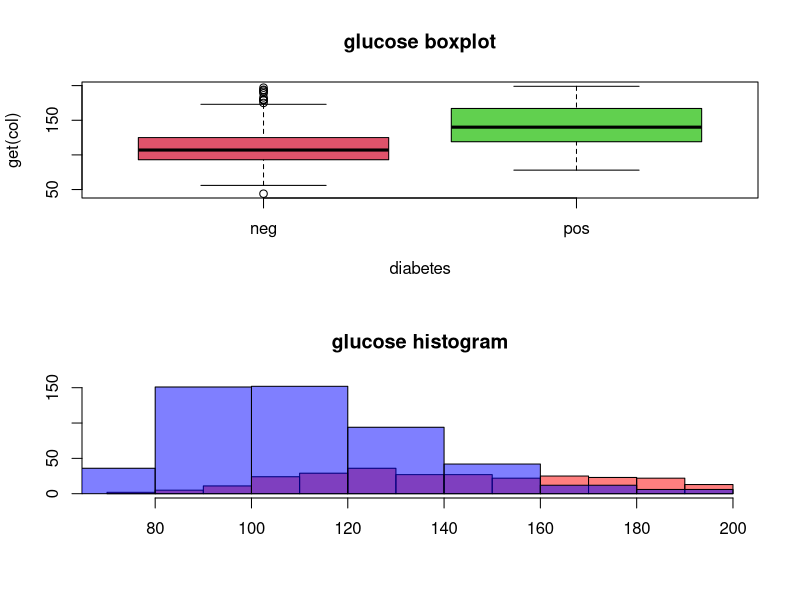
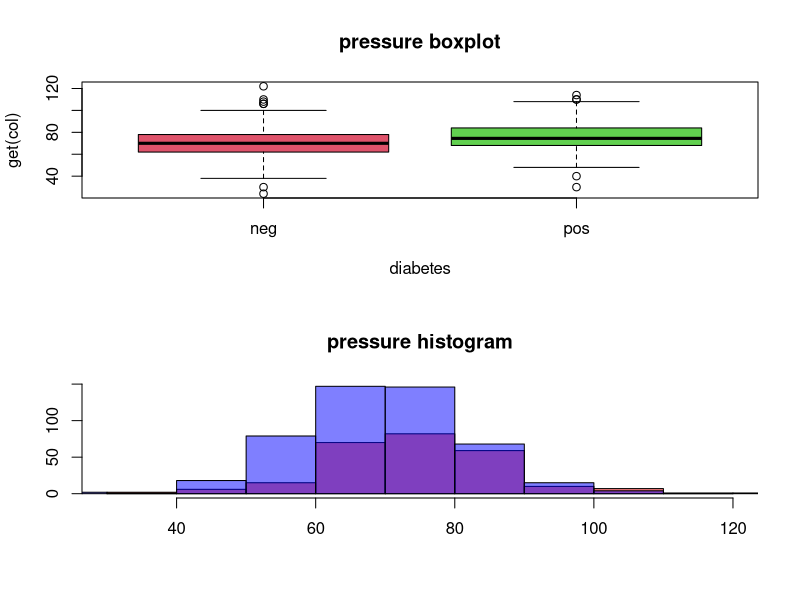
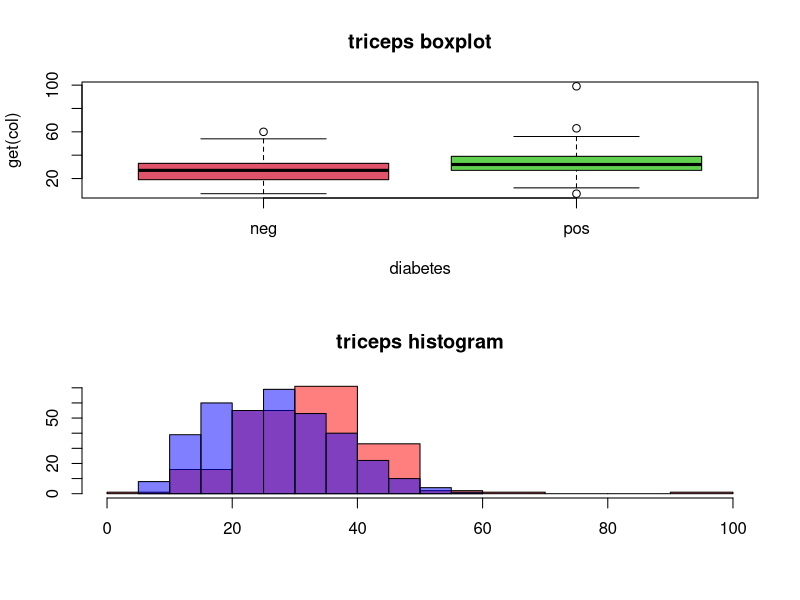
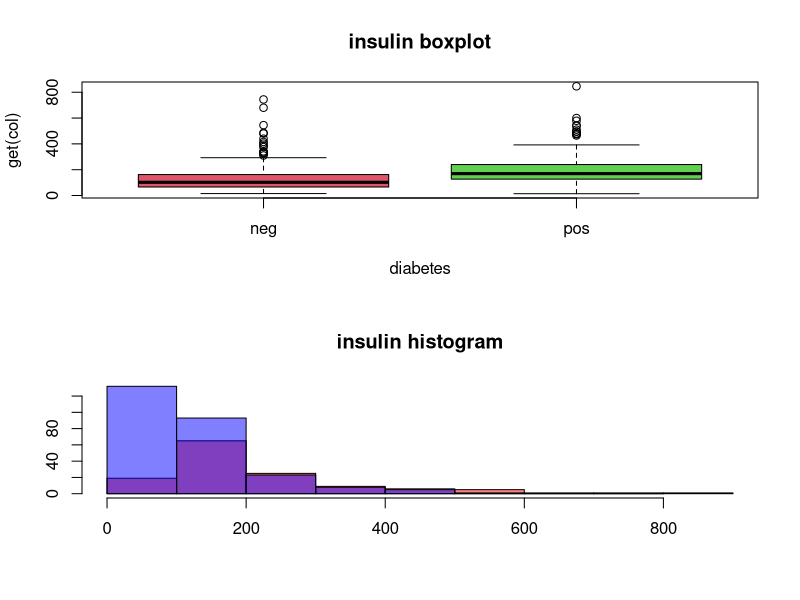
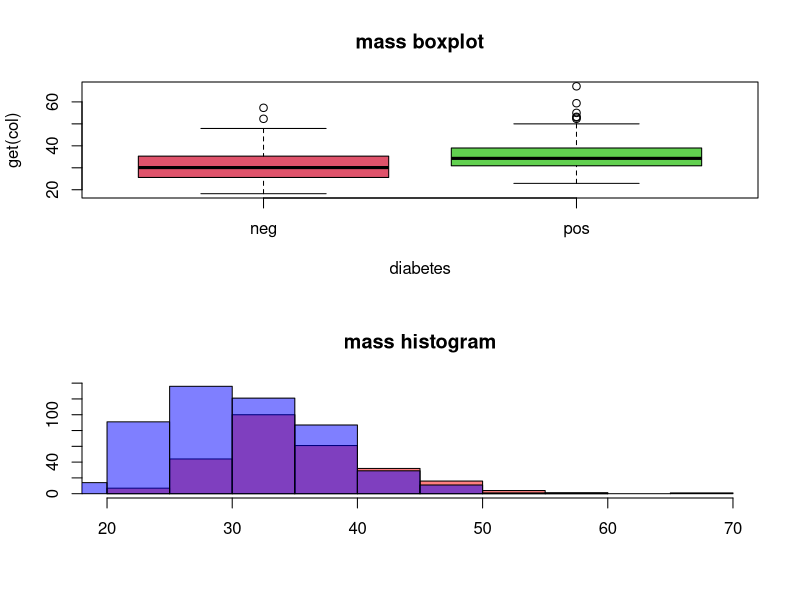
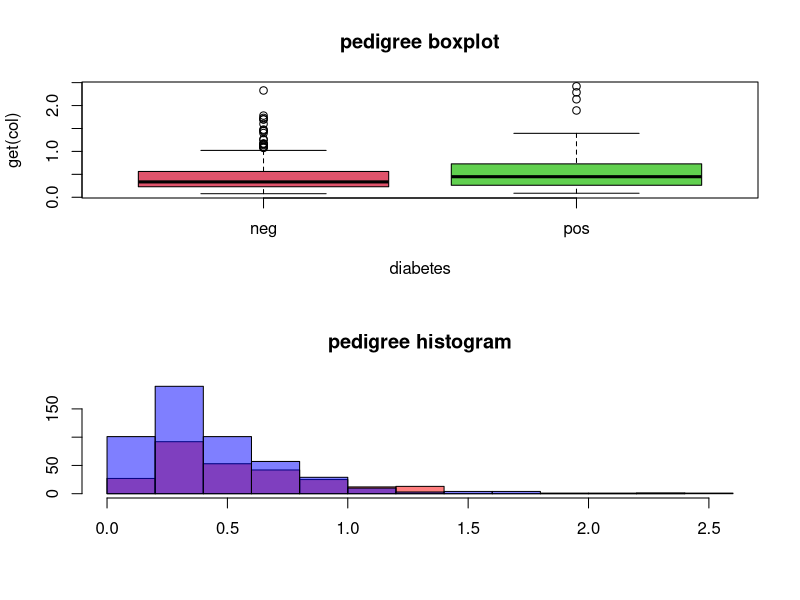
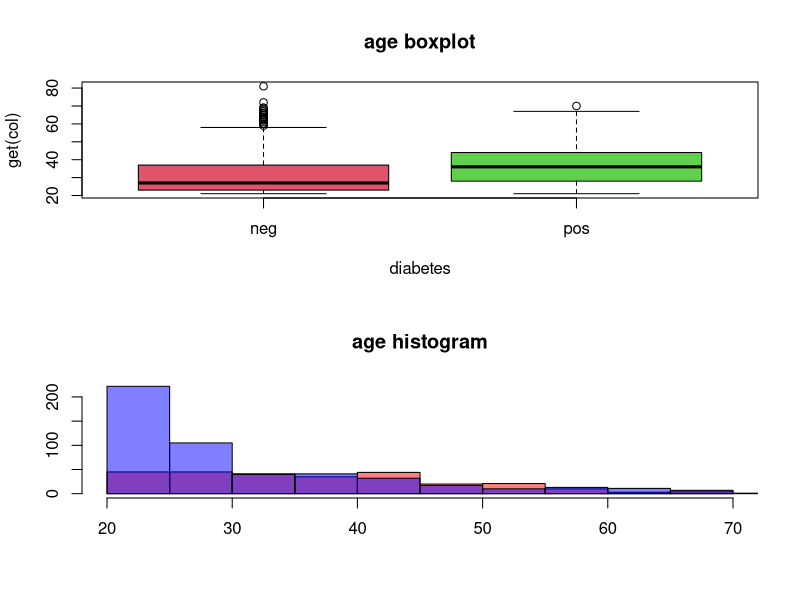

Write R code to recreate these figures, in order.
pima <- read.csv('./data/pima2.csv', header = T)
par(mfrow = c(2, 1))
cols <- c('glucose', 'pressure', 'triceps', 'insulin', 'mass', 'pedigree', 'age')
by(pima[cols], pima$diabetes, summary)
for (col in cols) {
    boxplot(get(col) ~ diabetes, data = pima, main = paste0(col, ' boxplot'), col = 2:3)
    hist_pos <- hist(pima[[col]][pima$diabetes == 'pos'], plot = F)
    hist_neg <- hist(pima[[col]][pima$diabetes == 'neg'], plot = F)
    plot(hist_pos,
         col = adjustcolor("red", alpha = 0.5),
         ann = FALSE,
         ylim = c(0, max(hist_pos$counts, hist_neg$counts)))
    plot(hist_neg,
         col = adjustcolor("blue", alpha = 0.5),
         add = TRUE,
         ylim = c(0, max(hist_pos$counts, hist_neg$counts)))
    title(main = paste0(col, ' histogram'))
}
